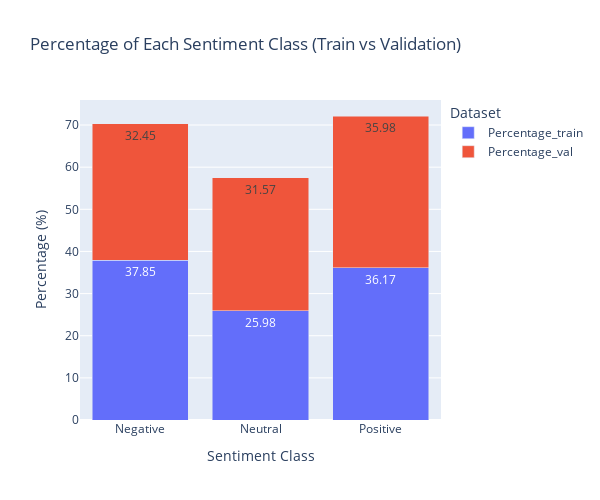

The notebook cell saved with this chart:
### Code cell
sentiment_percentage_train = df['sentiment_category'].value_counts(normalize=True) * 100
sentiment_percentage_val = df_val['sentiment_category'].value_counts(normalize=True) * 100

percentage_train_df = pd.DataFrame({'Sentiment': sentiment_percentage_train.index, 'Percentage': sentiment_percentage_train.values})
percentage_val_df = pd.DataFrame({'Sentiment': sentiment_percentage_val.index, 'Percentage': sentiment_percentage_val.values})

combined_sentiment_df = percentage_train_df.merge(percentage_val_df, on='Sentiment', how='outer', suffixes=('_train', '_val'))

# Création du graphique en barres empilées
fig = px.bar(
    combined_sentiment_df,
    x='Sentiment',
    y=['Percentage_train', 'Percentage_val'],
    title="Percentage of Each Sentiment Class (Train vs Validation)",
    labels={'value': 'Percentage (%)', 'variable': 'Dataset', 'Sentiment': 'Sentiment Class'},
    barmode='stack',  # Utilisation de barres empilées
    text_auto='.2f'  # Affiche les pourcentages avec deux décimales
)

# Amélioration de l'apparence
fig.update_layout(
    width=600,
    height=500,
    legend_title_text='Dataset'  # Titre pour la légende
)

fig.show()

### Figure 1 — Plotly figure (JSON) as saved in the notebook; plotly's stock layout.template omitted (floating-point values rounded to 4 significant figures)
{"data": [{"alignmentgroup": "True", "hovertemplate": "Dataset=Percentage_train<br>Sentiment Class=%{x}<br>Percentage (%)=%{y}<extra></extra>", "legendgroup": "Percentage_train", "marker": {"color": "#636efa", "pattern": {"shape": ""}}, "name": "Percentage_train", "offsetgroup": "Percentage_train", "orientation": "v", "showlegend": true, "textposition": "auto", "texttemplate": "%{y:.2f}", "type": "bar", "x": ["Negative", "Neutral", "Positive"], "xaxis": "x", "y": [37.85, 25.98, 36.17], "yaxis": "y"}, {"alignmentgroup": "True", "hovertemplate": "Dataset=Percentage_val<br>Sentiment Class=%{x}<br>Percentage (%)=%{y}<extra></extra>", "legendgroup": "Percentage_val", "marker": {"color": "#EF553B", "pattern": {"shape": ""}}, "name": "Percentage_val", "offsetgroup": "Percentage_val", "orientation": "v", "showlegend": true, "textposition": "auto", "texttemplate": "%{y:.2f}", "type": "bar", "x": ["Negative", "Neutral", "Positive"], "xaxis": "x", "y": [32.45, 31.57, 35.98], "yaxis": "y"}], "layout": {"barmode": "stack", "height": 500, "legend": {"title": {"text": "Dataset"}, "tracegroupgap": 0}, "title": {"text": "Percentage of Each Sentiment Class (Train vs Validation)"}, "width": 600, "xaxis": {"anchor": "y", "domain": [0, 1], "title": {"text": "Sentiment Class"}}, "yaxis": {"anchor": "x", "domain": [0, 1], "title": {"text": "Percentage (%)"}}}}
